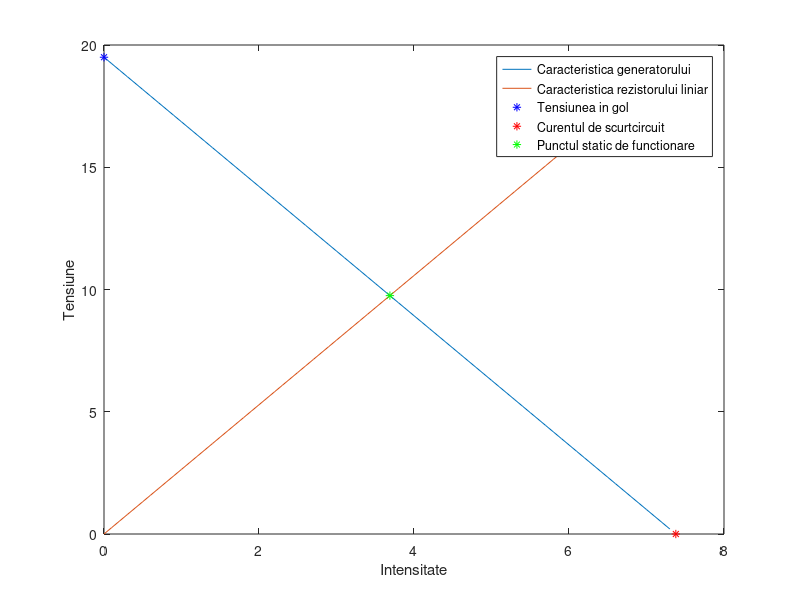

The MATLAB source for this figure:
function dependenta()
  R3 = 1/7;
  Ee = 19.5;
  Re = 37 / 14;
  Isc = Ee / Re;
  
  I = [0:0.1:Isc];
  
  a = Ee / (2 * Re)
  b = Re .* a
  
  Ugol = Ee;
  U1 = -Re .* I + Ee;
  U2 = Re .* I;
  
  figure(1)
  plot(I, U1, I, U2);
  hold on
  plot(0, Ugol, "b*");
  plot(Isc, 0, "r*");
  plot(a, b, "g*");
  xlabel("Intensitate");
  ylabel("Tensiune");
  legend("Caracteristica generatorului", "Caracteristica rezistorului liniar",
  "Tensiunea in gol", "Curentul de scurtcircuit", "Punctul static de functionare");
endfunction